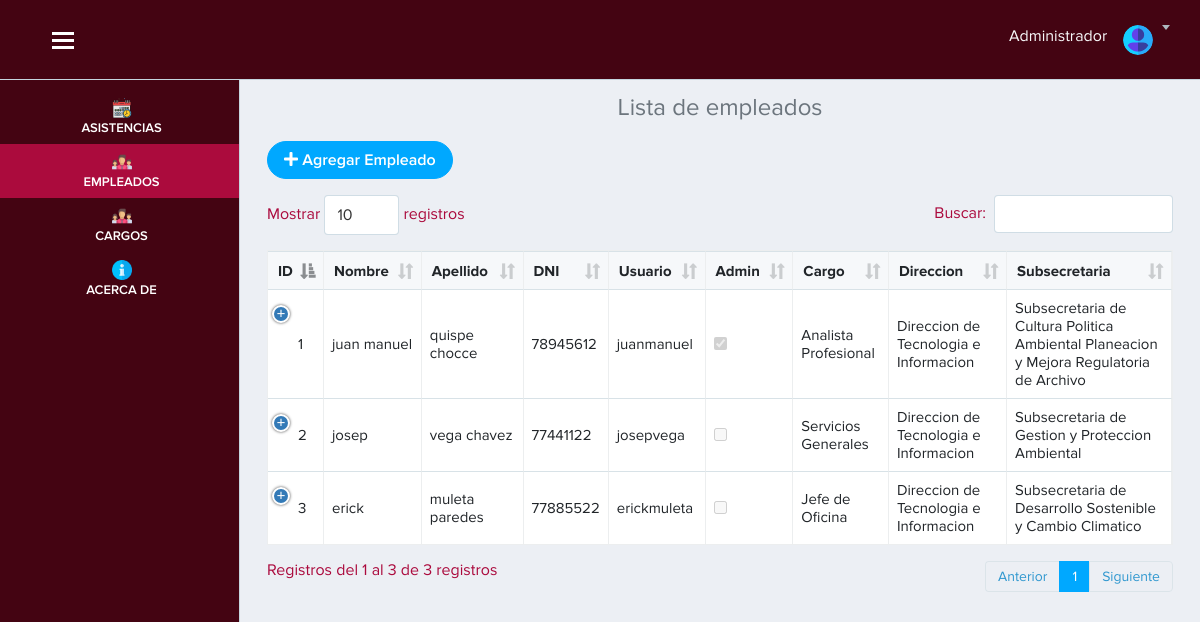
The page /vista/empleado.php?id=1 (signed in) on the database its author committed.
### tables this page shows
CREATE TABLE `empleado` (
  `id_empleado` int(11) NOT NULL AUTO_INCREMENT,
  `nombre` varchar(100) DEFAULT NULL,
  `apellido` varchar(255) DEFAULT NULL,
  `dni` varchar(255) NOT NULL,
  `cargo` int(11) NOT NULL,
  `direccion` int(11) NOT NULL,
  `subsecretaria` int(11) NOT NULL,
  `usuario` varchar(100) NOT NULL,
  `password` varchar(255) NOT NULL,
  `is_admin` tinyint(1) NOT NULL DEFAULT '0',
  PRIMARY KEY (`id_empleado`),
  UNIQUE KEY `dni_unique` (`dni`),
  KEY `fk1` (`cargo`),
  CONSTRAINT `fk1` FOREIGN KEY (`cargo`) REFERENCES `cargo` (`id_cargo`) ON DELETE CASCADE
);

CREATE TABLE `cargo` (
  `id_cargo` int(11) NOT NULL AUTO_INCREMENT,
  `nombre` varchar(100) DEFAULT NULL,
  PRIMARY KEY (`id_cargo`)
);

CREATE TABLE `direccion` (
  `id_direccion` int(11) NOT NULL AUTO_INCREMENT,
  `nombre` varchar(100) DEFAULT NULL,
  PRIMARY KEY (`id_direccion`)
);

CREATE TABLE `subsecretaria` (
  `id_subsecretaria` int(11) NOT NULL AUTO_INCREMENT,
  `nombre` varchar(100) DEFAULT NULL,
  PRIMARY KEY (`id_subsecretaria`)
);

### vista/empleado.php (the view, shortened to what this page needs)
<?php require('./layout/topbar.php'); ?>
<?php require('./layout/sidebar.php'); ?>
<div class="page-content">
    <div class="container-fluid">
        <h4 class="text-center text-secondary">Lista de empleados</h4>
        <?php
        include "../controlador/controlador_modificar_empleado.php";
        include "../controlador/controlador_eliminar_empleado.php";
        try {
            $sql = $conexion->query("SELECT
                empleado.id_empleado,
                empleado.nombre,
                empleado.apellido,
                empleado.dni,
                empleado.usuario,
                empleado.cargo,
                empleado.direccion,
                empleado.subsecretaria,
                empleado.is_admin,
                cargo.nombre AS nom_cargo,
                direccion.nombre AS nom_direccion,
                subsecretaria.nombre AS nom_subsecretaria
                FROM empleado
                INNER JOIN cargo ON empleado.cargo = cargo.id_cargo
                INNER JOIN direccion ON empleado.direccion = direccion.id_direccion
                INNER JOIN subsecretaria ON empleado.subsecretaria = subsecretaria.id_subsecretaria
            ");
        } catch (Exception $e) {
            echo "<div class='alert alert-danger'>Error al cargar los datos: " . $e->getMessage() . "</div>";
        }
        ?>
        <div class="row mb-3">
            <div class="col-12">
                <a href="registro_empleado.php" class="btn btn-primary btn-rounded">
                    <i class="fas fa-plus"></i> Agregar Empleado
                </a>
            </div>
        </div>
        <div class="row">
            <div class="col-12">
                <div class="table-responsive">
                    <table class="table table-bordered table-hover w-100" id="example">
                        <thead>
                            <tr>
                                <th scope="col">ID</th>
                                <th scope="col">Nombre</th>
                                <th scope="col">Apellido</th>
                                <th scope="col">DNI</th>
                                <th scope="col">Usuario</th>
                                <th scope="col">Admin</th>
                                <th scope="col">Cargo</th>
                                <th scope="col">Direccion</th>
                                <th scope="col">Subsecretaria</th>
                            </tr>
                        </thead>
                        <tbody>
                            <?php
                            if ($sql) {
                                while ($datos = $sql->fetch_object()) {
                            ?>
                                <tr>
                                    <td><?= $datos->id_empleado ?></td>
                                    <td><?= $datos->nombre ?></td>
                                    <td><?= $datos->apellido ?></td>
                                    <td><?= $datos->dni ?></td>
                                    <td><?= $datos->usuario ?></td>
                                    <td>
                                        <input type="checkbox" disabled <?= ($datos->is_admin == 1) ? 'checked' : '' ?>>
                                    </td>
                                    <td><?= $datos->nom_cargo ?></td>
                                    <td><?= $datos->nom_direccion ?></td>
                                    <td><?= $datos->nom_subsecretaria ?></td>
                                </tr>
     <?php
                                }
                            }
                            ?>
                        </tbody>
                    </table>
                </div>
            </div>
        </div>
    </div>
</div>
<?php require('./layout/footer.php'); ?>

### vista/layout/topbar.php (style rules this page uses)
.page-content { margin-top: 70px; }

### rows shown on the page
empleado: id_empleado "1", nombre "juan manuel", apellido "quispe chocce", dni "78945612", usuario "juanmanuel", is_admin "☑", cargo.nombre "Analista Profesional", direccion.nombre "Direccion de Tecnologia e Informacion", subsecretaria.nombre "Subsecretaria de Cultura Politica Ambiental Planeacion y Mejora Regulatoria de Archivo"
empleado: id_empleado "2", nombre "josep", apellido "vega chavez", dni "77441122", usuario "josepvega", cargo.nombre "Servicios Generales", direccion.nombre "Direccion de Tecnologia e Informacion", subsecretaria.nombre "Subsecretaria de Gestion y Proteccion Ambiental"
empleado: id_empleado "3", nombre "erick", apellido "muleta paredes", dni "77885522", usuario "erickmuleta", cargo.nombre "Jefe de Oficina", direccion.nombre "Direccion de Tecnologia e Informacion", subsecretaria.nombre "Subsecretaria de Desarrollo Sostenible y Cambio Climatico"
